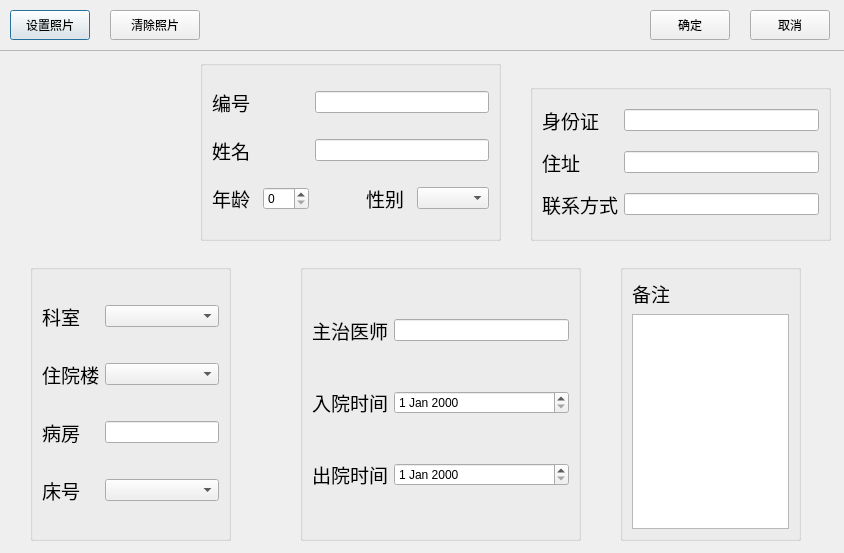
<?xml version="1.0" encoding="UTF-8"?>
<ui version="4.0">
 <class>Dialog</class>
 <widget class="QDialog" name="Dialog">
  <property name="geometry">
   <rect>
    <x>0</x>
    <y>0</y>
    <width>844</width>
    <height>553</height>
   </rect>
  </property>
  <property name="windowTitle">
   <string>Dialog</string>
  </property>
  <widget class="QPushButton" name="pushButton_setPhoto">
   <property name="geometry">
    <rect>
     <x>10</x>
     <y>10</y>
     <width>80</width>
     <height>30</height>
    </rect>
   </property>
   <property name="text">
    <string>设置照片</string>
   </property>
   <property name="icon">
    <iconset resource="images.qrc">
     <normaloff>:/icons/images/icons/picture.png</normaloff>:/icons/images/icons/picture.png</iconset>
   </property>
  </widget>
  <widget class="QPushButton" name="pushButton_clear">
   <property name="geometry">
    <rect>
     <x>110</x>
     <y>10</y>
     <width>90</width>
     <height>30</height>
    </rect>
   </property>
   <property name="text">
    <string>清除照片</string>
   </property>
   <property name="icon">
    <iconset resource="images.qrc">
     <normaloff>:/icons/images/icons/delete.png</normaloff>:/icons/images/icons/delete.png</iconset>
   </property>
  </widget>
  <widget class="QPushButton" name="pushButton_OK">
   <property name="geometry">
    <rect>
     <x>650</x>
     <y>10</y>
     <width>80</width>
     <height>30</height>
    </rect>
   </property>
   <property name="text">
    <string>确定</string>
   </property>
  </widget>
  <widget class="QPushButton" name="pushButton_Cancel">
   <property name="geometry">
    <rect>
     <x>750</x>
     <y>10</y>
     <width>80</width>
     <height>30</height>
    </rect>
   </property>
   <property name="text">
    <string>取消</string>
   </property>
  </widget>
  <widget class="QFrame" name="frame">
   <property name="geometry">
    <rect>
     <x>-10</x>
     <y>50</y>
     <width>861</width>
     <height>511</height>
    </rect>
   </property>
   <property name="frameShape">
    <enum>QFrame::StyledPanel</enum>
   </property>
   <property name="frameShadow">
    <enum>QFrame::Raised</enum>
   </property>
   <widget class="QGroupBox" name="groupBox">
    <property name="geometry">
     <rect>
      <x>210</x>
      <y>10</y>
      <width>301</width>
      <height>181</height>
     </rect>
    </property>
    <property name="title">
     <string/>
    </property>
    <layout class="QGridLayout" name="gridLayout">
     <item row="1" column="3" colspan="3">
      <widget class="QLineEdit" name="lineEdit_name"/>
     </item>
     <item row="2" column="2">
      <widget class="QSpinBox" name="spinBox_age"/>
     </item>
     <item row="0" column="3" colspan="3">
      <widget class="QLineEdit" name="lineEdit_id"/>
     </item>
     <item row="2" column="5">
      <widget class="QComboBox" name="comboBox_gender"/>
     </item>
     <item row="1" column="0">
      <widget class="QLabel" name="label_name">
       <property name="font">
        <font>
         <pointsize>14</pointsize>
        </font>
       </property>
       <property name="text">
        <string>姓名</string>
       </property>
      </widget>
     </item>
     <item row="2" column="0">
      <widget class="QLabel" name="label_age">
       <property name="font">
        <font>
         <pointsize>14</pointsize>
        </font>
       </property>
       <property name="text">
        <string>年龄</string>
       </property>
      </widget>
     </item>
     <item row="0" column="0">
      <widget class="QLabel" name="label_id">
       <property name="font">
        <font>
         <pointsize>14</pointsize>
        </font>
       </property>
       <property name="text">
        <string>编号</string>
       </property>
      </widget>
     </item>
     <item row="2" column="4">
      <widget class="QLabel" name="label_gender">
       <property name="font">
        <font>
         <pointsize>14</pointsize>
        </font>
       </property>
       <property name="text">
        <string>性别</string>
       </property>
      </widget>
     </item>
    </layout>
   </widget>
   <widget class="QGroupBox" name="groupBox_2">
    <property name="geometry">
     <rect>
      <x>540</x>
      <y>20</y>
      <width>301</width>
      <height>171</height>
     </rect>
    </property>
    <property name="title">
     <string> </string>
    </property>
    <layout class="QGridLayout" name="gridLayout_2">
     <item row="0" column="0">
      <widget class="QLabel" name="label_idNumber">
       <property name="font">
        <font>
         <pointsize>14</pointsize>
        </font>
       </property>
       <property name="text">
        <string>身份证</string>
       </property>
      </widget>
     </item>
     <item row="0" column="1">
      <widget class="QLineEdit" name="lineEdit_idNumber"/>
     </item>
     <item row="1" column="0">
      <widget class="QLabel" name="label_address">
       <property name="font">
        <font>
         <pointsize>14</pointsize>
        </font>
       </property>
       <property name="text">
        <string>住址</string>
       </property>
      </widget>
     </item>
     <item row="1" column="1">
      <widget class="QLineEdit" name="lineEdit_address"/>
     </item>
     <item row="2" column="0">
      <widget class="QLabel" name="label_contact">
       <property name="font">
        <font>
         <pointsize>14</pointsize>
        </font>
       </property>
       <property name="text">
        <string>联系方式</string>
       </property>
      </widget>
     </item>
     <item row="2" column="1">
      <widget class="QLineEdit" name="lineEdit_contact"/>
     </item>
    </layout>
   </widget>
   <widget class="QGroupBox" name="groupBox_3">
    <property name="geometry">
     <rect>
      <x>40</x>
      <y>200</y>
      <width>201</width>
      <height>291</height>
     </rect>
    </property>
    <property name="title">
     <string> </string>
    </property>
    <layout class="QGridLayout" name="gridLayout_4">
     <item row="0" column="0">
      <widget class="QLabel" name="label_deparment">
       <property name="font">
        <font>
         <pointsize>14</pointsize>
        </font>
       </property>
       <property name="text">
        <string>科室</string>
       </property>
      </widget>
     </item>
     <item row="0" column="1">
      <widget class="QComboBox" name="comboBox_department"/>
     </item>
     <item row="1" column="0">
      <widget class="QLabel" name="label_build">
       <property name="font">
        <font>
         <pointsize>14</pointsize>
        </font>
       </property>
       <property name="text">
        <string>住院楼</string>
       </property>
      </widget>
     </item>
     <item row="1" column="1">
      <widget class="QComboBox" name="comboBox_build"/>
     </item>
     <item row="2" column="0">
      <widget class="QLabel" name="label_room">
       <property name="font">
        <font>
         <pointsize>14</pointsize>
        </font>
       </property>
       <property name="text">
        <string>病房</string>
       </property>
      </widget>
     </item>
     <item row="2" column="1">
      <widget class="QLineEdit" name="lineEdit_room"/>
     </item>
     <item row="3" column="0">
      <widget class="QLabel" name="label_bed">
       <property name="font">
        <font>
         <pointsize>14</pointsize>
        </font>
       </property>
       <property name="text">
        <string>床号</string>
       </property>
      </widget>
     </item>
     <item row="3" column="1">
      <widget class="QComboBox" name="comboBox_bed"/>
     </item>
    </layout>
   </widget>
   <widget class="QGroupBox" name="groupBox_4">
    <property name="geometry">
     <rect>
      <x>310</x>
      <y>200</y>
      <width>281</width>
      <height>291</height>
     </rect>
    </property>
    <property name="title">
     <string> </string>
    </property>
    <layout class="QGridLayout" name="gridLayout_5">
     <item row="0" column="0">
      <widget class="QLabel" name="label_attending">
       <property name="font">
        <font>
         <pointsize>14</pointsize>
        </font>
       </property>
       <property name="text">
        <string>主治医师</string>
       </property>
      </widget>
     </item>
     <item row="0" column="1">
      <widget class="QLineEdit" name="lineEdit_attend"/>
     </item>
     <item row="1" column="0">
      <widget class="QLabel" name="label_admission">
       <property name="font">
        <font>
         <pointsize>14</pointsize>
        </font>
       </property>
       <property name="text">
        <string>入院时间</string>
       </property>
      </widget>
     </item>
     <item row="1" column="1">
      <widget class="QDateEdit" name="dateEdit_admission"/>
     </item>
     <item row="2" column="0">
      <widget class="QLabel" name="label_discharge">
       <property name="font">
        <font>
         <pointsize>14</pointsize>
        </font>
       </property>
       <property name="text">
        <string>出院时间</string>
       </property>
      </widget>
     </item>
     <item row="2" column="1">
      <widget class="QDateEdit" name="dateEdit_discharge"/>
     </item>
    </layout>
   </widget>
   <widget class="QGroupBox" name="groupBox_5">
    <property name="geometry">
     <rect>
      <x>630</x>
      <y>200</y>
      <width>181</width>
      <height>291</height>
     </rect>
    </property>
    <property name="title">
     <string> </string>
    </property>
    <layout class="QVBoxLayout" name="verticalLayout">
     <item>
      <widget class="QLabel" name="label_deparment_2">
       <property name="font">
        <font>
         <pointsize>14</pointsize>
        </font>
       </property>
       <property name="text">
        <string>备注</string>
       </property>
      </widget>
     </item>
     <item>
      <widget class="QTextEdit" name="textEdit_note"/>
     </item>
    </layout>
   </widget>
   <widget class="QLabel" name="label_photo">
    <property name="geometry">
     <rect>
      <x>50</x>
      <y>30</y>
      <width>120</width>
      <height>120</height>
     </rect>
    </property>
    <property name="text">
     <string> </string>
    </property>
   </widget>
  </widget>
 </widget>
 <resources>
  <include location="images.qrc"/>
 </resources>
 <connections>
  <connection>
   <sender>pushButton_OK</sender>
   <signal>clicked()</signal>
   <receiver>Dialog</receiver>
   <slot>accept()</slot>
   <hints>
    <hint type="sourcelabel">
     <x>689</x>
     <y>24</y>
    </hint>
    <hint type="destinationlabel">
     <x>421</x>
     <y>276</y>
    </hint>
   </hints>
  </connection>
  <connection>
   <sender>pushButton_Cancel</sender>
   <signal>clicked()</signal>
   <receiver>Dialog</receiver>
   <slot>reject()</slot>
   <hints>
    <hint type="sourcelabel">
     <x>789</x>
     <y>24</y>
    </hint>
    <hint type="destinationlabel">
     <x>421</x>
     <y>276</y>
    </hint>
   </hints>
  </connection>
 </connections>
</ui>
